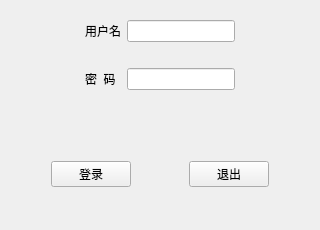
<?xml version="1.0" encoding="UTF-8"?>
<ui version="4.0">
 <class>Widget</class>
 <widget class="QWidget" name="Widget">
  <property name="geometry">
   <rect>
    <x>0</x>
    <y>0</y>
    <width>320</width>
    <height>230</height>
   </rect>
  </property>
  <property name="sizePolicy">
   <sizepolicy hsizetype="Preferred" vsizetype="Preferred">
    <horstretch>0</horstretch>
    <verstretch>0</verstretch>
   </sizepolicy>
  </property>
  <property name="minimumSize">
   <size>
    <width>320</width>
    <height>230</height>
   </size>
  </property>
  <property name="maximumSize">
   <size>
    <width>320</width>
    <height>230</height>
   </size>
  </property>
  <property name="windowTitle">
   <string>登录窗口</string>
  </property>
  <layout class="QVBoxLayout" name="verticalLayout">
   <property name="leftMargin">
    <number>0</number>
   </property>
   <property name="topMargin">
    <number>0</number>
   </property>
   <property name="rightMargin">
    <number>0</number>
   </property>
   <property name="bottomMargin">
    <number>0</number>
   </property>
   <item>
    <widget class="QWidget" name="widget" native="true">
     <property name="sizePolicy">
      <sizepolicy hsizetype="Preferred" vsizetype="Preferred">
       <horstretch>0</horstretch>
       <verstretch>0</verstretch>
      </sizepolicy>
     </property>
     <layout class="QGridLayout" name="gridLayout">
      <property name="leftMargin">
       <number>0</number>
      </property>
      <property name="topMargin">
       <number>0</number>
      </property>
      <property name="rightMargin">
       <number>0</number>
      </property>
      <property name="bottomMargin">
       <number>0</number>
      </property>
      <item row="1" column="1">
       <widget class="QLabel" name="label_2">
        <property name="text">
         <string>密  码</string>
        </property>
       </widget>
      </item>
      <item row="0" column="1">
       <widget class="QLabel" name="label">
        <property name="text">
         <string>用户名</string>
        </property>
       </widget>
      </item>
      <item row="1" column="2">
       <widget class="QLineEdit" name="lineEdit_2"/>
      </item>
      <item row="0" column="0">
       <spacer name="horizontalSpacer_3">
        <property name="orientation">
         <enum>Qt::Horizontal</enum>
        </property>
        <property name="sizeHint" stdset="0">
         <size>
          <width>40</width>
          <height>20</height>
         </size>
        </property>
       </spacer>
      </item>
      <item row="0" column="2">
       <widget class="QLineEdit" name="lineEdit"/>
      </item>
      <item row="0" column="3">
       <spacer name="horizontalSpacer_4">
        <property name="orientation">
         <enum>Qt::Horizontal</enum>
        </property>
        <property name="sizeHint" stdset="0">
         <size>
          <width>40</width>
          <height>20</height>
         </size>
        </property>
       </spacer>
      </item>
     </layout>
    </widget>
   </item>
   <item>
    <widget class="QWidget" name="widget_3" native="true">
     <property name="sizePolicy">
      <sizepolicy hsizetype="Preferred" vsizetype="Preferred">
       <horstretch>0</horstretch>
       <verstretch>0</verstretch>
      </sizepolicy>
     </property>
     <layout class="QHBoxLayout" name="horizontalLayout_3">
      <property name="leftMargin">
       <number>0</number>
      </property>
      <property name="topMargin">
       <number>0</number>
      </property>
      <property name="rightMargin">
       <number>0</number>
      </property>
      <property name="bottomMargin">
       <number>0</number>
      </property>
      <item>
       <spacer name="horizontalSpacer">
        <property name="orientation">
         <enum>Qt::Horizontal</enum>
        </property>
        <property name="sizeHint" stdset="0">
         <size>
          <width>40</width>
          <height>20</height>
         </size>
        </property>
       </spacer>
      </item>
      <item>
       <widget class="QPushButton" name="pushButton">
        <property name="text">
         <string>登录</string>
        </property>
       </widget>
      </item>
      <item>
       <spacer name="horizontalSpacer_5">
        <property name="orientation">
         <enum>Qt::Horizontal</enum>
        </property>
        <property name="sizeHint" stdset="0">
         <size>
          <width>40</width>
          <height>20</height>
         </size>
        </property>
       </spacer>
      </item>
      <item>
       <widget class="QPushButton" name="pushButton_2">
        <property name="text">
         <string>退出</string>
        </property>
       </widget>
      </item>
      <item>
       <spacer name="horizontalSpacer_2">
        <property name="orientation">
         <enum>Qt::Horizontal</enum>
        </property>
        <property name="sizeHint" stdset="0">
         <size>
          <width>40</width>
          <height>20</height>
         </size>
        </property>
       </spacer>
      </item>
     </layout>
    </widget>
   </item>
  </layout>
 </widget>
 <resources/>
 <connections/>
</ui>
